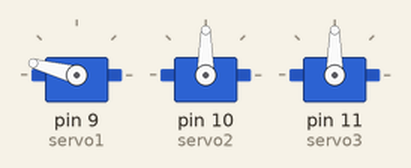
Simulated run of this sketch. Board: Arduino Uno, built with avr-gcc and run on an emulated ATmega328P. Shown: 3 × servo.

Above: at 0.05 s.
At 1.5 s:
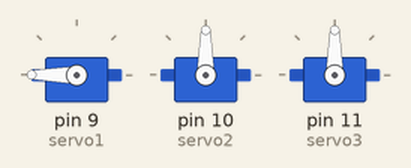
At 3.0 s:
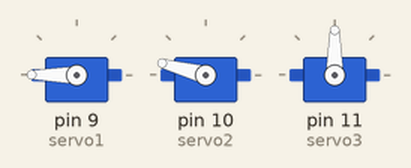
At 3.75 s:
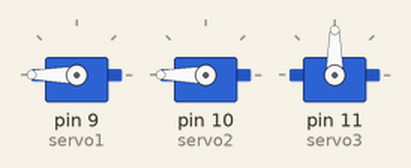
At 4.5 s:
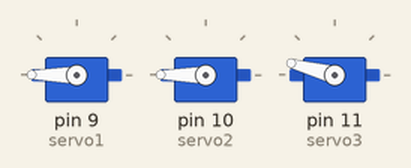
At 6.0 s:
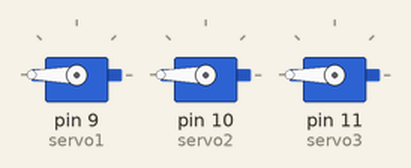
Timing chart, 0 to 7.8 s (numbered marks = the images above):
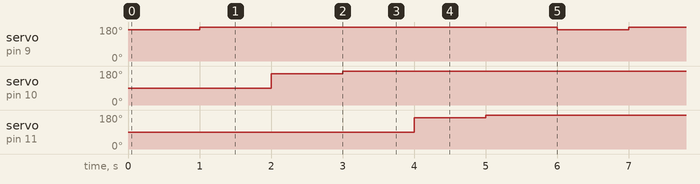

The sketch:

pillDispenser.ino
```cpp
#include <Servo.h>
Servo servo1;
Servo servo2;
Servo servo3;
int dcPin = 3;
void setup()
{
  servo1.attach(9);
  servo2.attach(10);
  servo3.attach(11);
  pinMode(dcPin, OUTPUT);
}
void loop() {
  rotateCone1();
  rotateCone2();
  rotateCone3();
  //digitalWrite(dcPin, HIGH);
  //delay(1000);
  //digitalWrite(dcPin, LOW);
}
void rotateCone1() {
  servo1.write(165);
  delay(1000);
  servo1.write(180);
  delay(1000);
}

void rotateCone2() {
  servo2.write(165);
  delay(1000);
  servo2.write(180);
  delay(1000);
}
void rotateCone3() {
  servo3.write(165);
  delay(1000);
  servo3.write(180);
  delay(1000);
}
```

Measured:
- by itself, servo on pin 9 (servo1), servo on pin 10 (servo2), servo on pin 11 (servo3): alternates 180° for 5.0 s and 165° for 1.0 s
